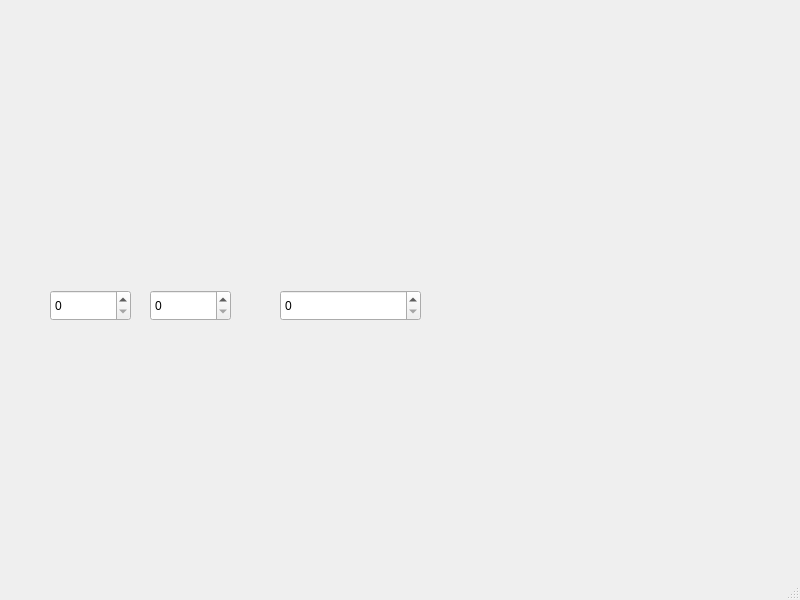
<?xml version="1.0" encoding="UTF-8"?>
<ui version="4.0">
 <class>MainWindow</class>
 <widget class="QMainWindow" name="MainWindow">
  <property name="geometry">
   <rect>
    <x>0</x>
    <y>0</y>
    <width>800</width>
    <height>600</height>
   </rect>
  </property>
  <property name="windowTitle">
   <string>MainWindow</string>
  </property>
  <widget class="QWidget" name="centralwidget">
   <widget class="QSpinBox" name="spinBox_width">
    <property name="geometry">
     <rect>
      <x>150</x>
      <y>290</y>
      <width>81</width>
      <height>31</height>
     </rect>
    </property>
   </widget>
   <widget class="QSpinBox" name="spinBox_area">
    <property name="geometry">
     <rect>
      <x>280</x>
      <y>290</y>
      <width>141</width>
      <height>31</height>
     </rect>
    </property>
   </widget>
   <widget class="QSpinBox" name="spinBox_height">
    <property name="geometry">
     <rect>
      <x>50</x>
      <y>290</y>
      <width>81</width>
      <height>31</height>
     </rect>
    </property>
   </widget>
  </widget>
  <widget class="QMenuBar" name="menubar">
   <property name="geometry">
    <rect>
     <x>0</x>
     <y>0</y>
     <width>800</width>
     <height>22</height>
    </rect>
   </property>
  </widget>
  <widget class="QStatusBar" name="statusbar"/>
 </widget>
 <resources/>
 <connections/>
</ui>
